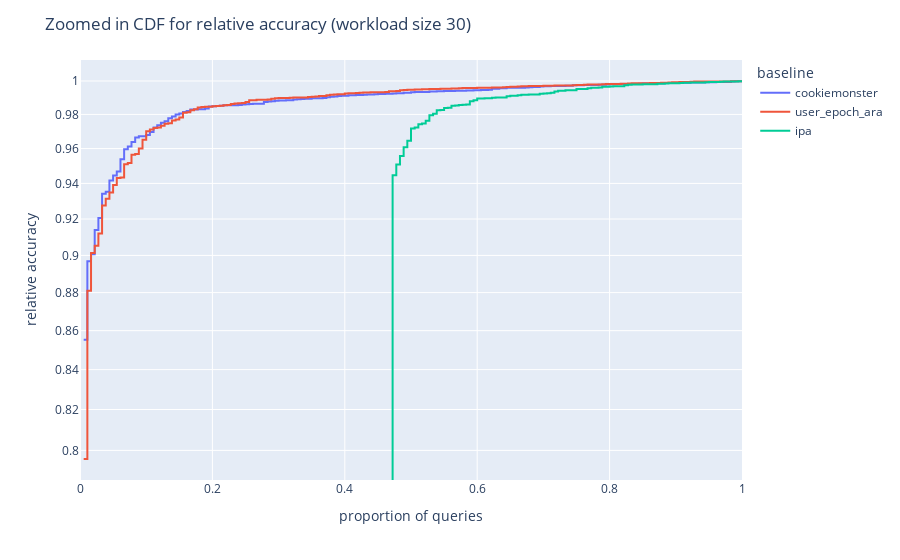
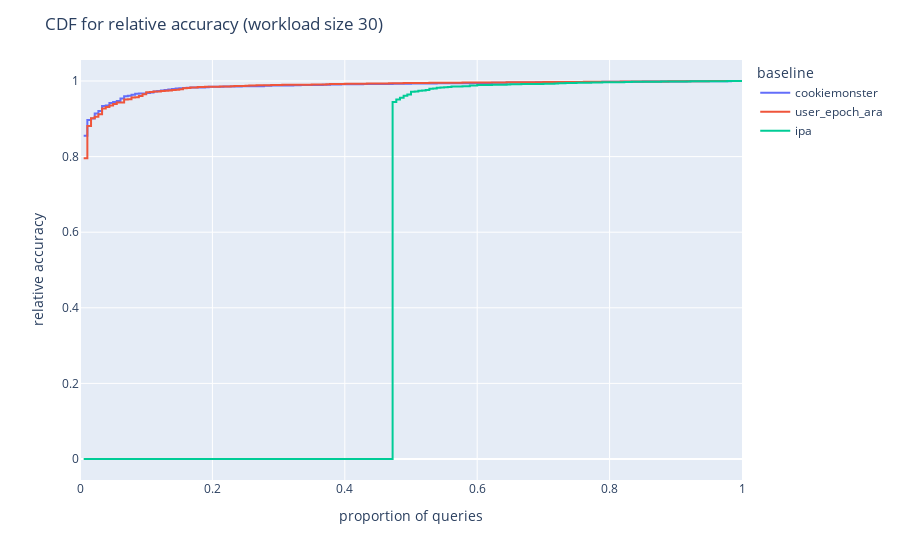

Notebook source saved alongside these figures, in order:
### Code cell
for log_y in [True, False]:
    title = (
        "Zoomed in CDF for relative accuracy (workload size 30)"
        if log_y else
        "CDF for relative accuracy (workload size 30)"
    )
    filename = (
        "cdf_zoomed_relative_accuracy_ws_30"
        if log_y else
        "cdf_relative_accuracy_ws_30"
    )
    figcdf = px.ecdf(
        p[p.requested_workload_size == 30],
        y="e2e_bias_accuracy",
        orientation='h',
        color="baseline",
        log_y=log_y,
        
    )
    figcdf.update_layout(
        title=title,
        xaxis_title="proportion of queries",
        yaxis_title="relative accuracy"
    )
    figcdf.show()
    figcdf.write_image(f"./large/{filename}.png")

### Figure 1 — Plotly figure (JSON) as saved in the notebook; plotly's stock layout.template omitted (floating-point values rounded to 4 significant figures; data arrays with more than 128 entries replaced by an {"elided": "..."} marker saying what was removed)
{"data": [{"hovertemplate": "baseline=cookiemonster<br>probability=%{x}<br>e2e_bias_accuracy=%{y}<extra></extra>", "legendgroup": "cookiemonster", "line": {"dash": "solid", "shape": "hv"}, "marker": {"color": "#636efa", "symbol": "circle"}, "mode": "lines", "name": "cookiemonster", "orientation": "h", "showlegend": true, "type": "scatter", "x": {"elided": "180 float values"}, "xaxis": "x", "y": {"elided": "180 float values"}, "yaxis": "y"}, {"hovertemplate": "baseline=user_epoch_ara<br>probability=%{x}<br>e2e_bias_accuracy=%{y}<extra></extra>", "legendgroup": "user_epoch_ara", "line": {"dash": "solid", "shape": "hv"}, "marker": {"color": "#EF553B", "symbol": "circle"}, "mode": "lines", "name": "user_epoch_ara", "orientation": "h", "showlegend": true, "type": "scatter", "x": {"elided": "180 float values"}, "xaxis": "x", "y": {"elided": "180 float values"}, "yaxis": "y"}, {"hovertemplate": "baseline=ipa<br>probability=%{x}<br>e2e_bias_accuracy=%{y}<extra></extra>", "legendgroup": "ipa", "line": {"dash": "solid", "shape": "hv"}, "marker": {"color": "#00cc96", "symbol": "circle"}, "mode": "lines", "name": "ipa", "orientation": "h", "showlegend": true, "type": "scatter", "x": {"elided": "180 float values"}, "xaxis": "x", "y": {"elided": "180 float values"}, "yaxis": "y"}], "layout": {"legend": {"title": {"text": "baseline"}, "tracegroupgap": 0}, "margin": {"t": 60}, "title": {"text": "Zoomed in CDF for relative accuracy (workload size 30)"}, "xaxis": {"anchor": "y", "domain": [0, 1], "rangemode": "tozero", "title": {"text": "proportion of queries"}}, "yaxis": {"anchor": "x", "domain": [0, 1], "title": {"text": "relative accuracy"}, "type": "log"}}}

### Figure 2 — Plotly figure (JSON) as saved in the notebook; plotly's stock layout.template omitted (floating-point values rounded to 4 significant figures; data arrays with more than 128 entries replaced by an {"elided": "..."} marker saying what was removed)
{"data": [{"hovertemplate": "baseline=cookiemonster<br>probability=%{x}<br>e2e_bias_accuracy=%{y}<extra></extra>", "legendgroup": "cookiemonster", "line": {"dash": "solid", "shape": "hv"}, "marker": {"color": "#636efa", "symbol": "circle"}, "mode": "lines", "name": "cookiemonster", "orientation": "h", "showlegend": true, "type": "scatter", "x": {"elided": "180 float values"}, "xaxis": "x", "y": {"elided": "180 float values"}, "yaxis": "y"}, {"hovertemplate": "baseline=user_epoch_ara<br>probability=%{x}<br>e2e_bias_accuracy=%{y}<extra></extra>", "legendgroup": "user_epoch_ara", "line": {"dash": "solid", "shape": "hv"}, "marker": {"color": "#EF553B", "symbol": "circle"}, "mode": "lines", "name": "user_epoch_ara", "orientation": "h", "showlegend": true, "type": "scatter", "x": {"elided": "180 float values"}, "xaxis": "x", "y": {"elided": "180 float values"}, "yaxis": "y"}, {"hovertemplate": "baseline=ipa<br>probability=%{x}<br>e2e_bias_accuracy=%{y}<extra></extra>", "legendgroup": "ipa", "line": {"dash": "solid", "shape": "hv"}, "marker": {"color": "#00cc96", "symbol": "circle"}, "mode": "lines", "name": "ipa", "orientation": "h", "showlegend": true, "type": "scatter", "x": {"elided": "180 float values"}, "xaxis": "x", "y": {"elided": "180 float values"}, "yaxis": "y"}], "layout": {"legend": {"title": {"text": "baseline"}, "tracegroupgap": 0}, "margin": {"t": 60}, "title": {"text": "CDF for relative accuracy (workload size 30)"}, "xaxis": {"anchor": "y", "domain": [0, 1], "rangemode": "tozero", "title": {"text": "proportion of queries"}}, "yaxis": {"anchor": "x", "domain": [0, 1], "title": {"text": "relative accuracy"}}}}
